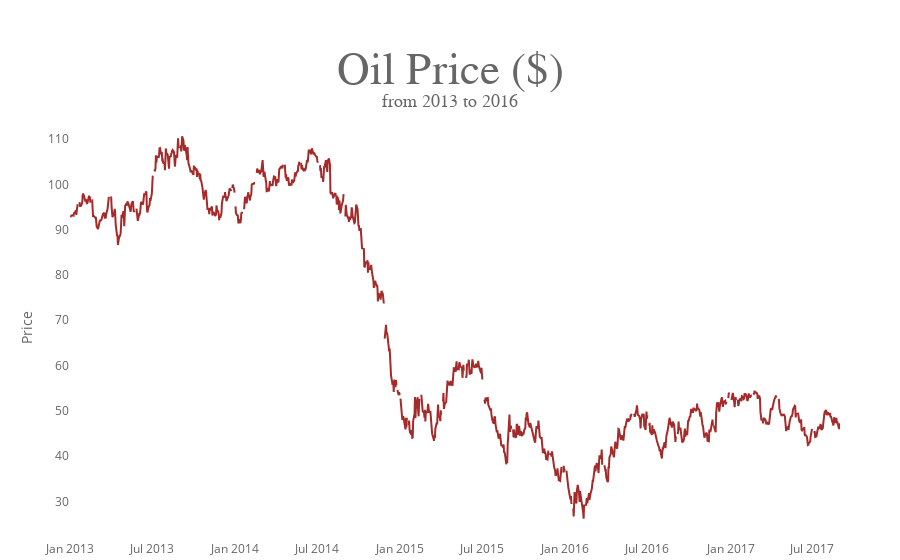

The notebook cell this image was saved under:
### Markdown cell above
We have only 43 NaN values in the oil data. But if we merge our table with the oil data, we will have way more NaN values. Let's analyze the best way to impute the NaN values and then merge our tables.

### Code cell
fig = go.Figure(go.Scatter(x=oil_data.date, y=oil_data.dcoilwtico, mode="lines", marker_color="brown"))
fig.update_layout(yaxis_title="Price",
                  yaxis_showgrid=False,
                  template=custom_template_go,
                  title={'text':"<span style='font-size:45px; color=#444; font-family:Times New Roman'>Oil Price ($)</span><br>from 2013 to 2016<b>",
                         'y':0.85, 'x':0.5, 
                         'xanchor': 'center', 'yanchor': 'top'},
                 )
fig.show()

### Figure 1 — Plotly figure (JSON) as saved in the notebook; plotly's stock layout.template omitted (floating-point values rounded to 4 significant figures; data arrays with more than 128 entries replaced by an {"elided": "..."} marker saying what was removed)
{"data": [{"marker": {"color": "brown"}, "mode": "lines", "type": "scatter", "x": {"elided": "1218 str values"}, "y": {"elided": "1218 float values"}}], "layout": {"title": {"text": "<span style='font-size:45px; color=#444; font-family:Times New Roman'>Oil Price ($)</span><br>from 2013 to 2016<b>", "x": 0.5, "xanchor": "center", "y": 0.85, "yanchor": "top"}, "yaxis": {"showgrid": false, "title": {"text": "Price"}}}}
